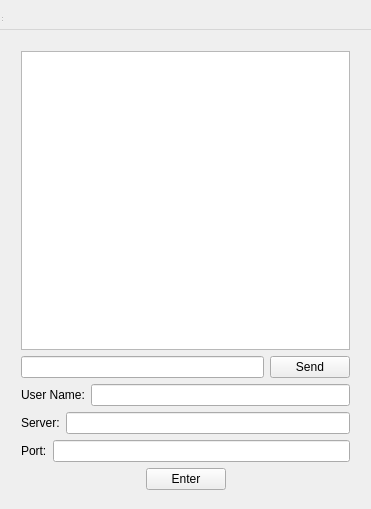
<?xml version="1.0" encoding="UTF-8"?>
<ui version="4.0">
 <class>TcpClient</class>
 <widget class="QWidget" name="TcpClient">
  <property name="geometry">
   <rect>
    <x>0</x>
    <y>0</y>
    <width>371</width>
    <height>509</height>
   </rect>
  </property>
  <property name="windowTitle">
   <string>TcpClient</string>
  </property>
  <widget class="QWidget" name="centralWidget" native="true">
   <property name="geometry">
    <rect>
     <x>0</x>
     <y>0</y>
     <width>491</width>
     <height>551</height>
    </rect>
   </property>
   <widget class="QWidget" name="layoutWidget">
    <property name="geometry">
     <rect>
      <x>10</x>
      <y>40</y>
      <width>351</width>
      <height>461</height>
     </rect>
    </property>
    <layout class="QVBoxLayout" name="verticalLayout">
     <item>
      <widget class="QListWidget" name="ListWidgetContent"/>
     </item>
     <item>
      <layout class="QHBoxLayout" name="horizontalLayout">
       <item>
        <widget class="QLineEdit" name="LineEditSend"/>
       </item>
       <item>
        <widget class="QPushButton" name="PushButtonSend">
         <property name="text">
          <string>Send</string>
         </property>
        </widget>
       </item>
      </layout>
     </item>
     <item>
      <layout class="QHBoxLayout" name="horizontalLayout_2">
       <item>
        <widget class="QLabel" name="label">
         <property name="text">
          <string>User Name:</string>
         </property>
        </widget>
       </item>
       <item>
        <widget class="QLineEdit" name="LineEditUser"/>
       </item>
      </layout>
     </item>
     <item>
      <layout class="QHBoxLayout" name="horizontalLayout_3">
       <item>
        <widget class="QLabel" name="label_2">
         <property name="text">
          <string>Server:</string>
         </property>
        </widget>
       </item>
       <item>
        <widget class="QLineEdit" name="LineEditServerIP"/>
       </item>
      </layout>
     </item>
     <item>
      <layout class="QHBoxLayout" name="horizontalLayout_4">
       <item>
        <widget class="QLabel" name="label_3">
         <property name="text">
          <string>Port:</string>
         </property>
        </widget>
       </item>
       <item>
        <widget class="QLineEdit" name="LineEditPort"/>
       </item>
      </layout>
     </item>
     <item>
      <layout class="QHBoxLayout" name="horizontalLayout_5">
       <item>
        <spacer name="horizontalSpacer">
         <property name="orientation">
          <enum>Qt::Horizontal</enum>
         </property>
         <property name="sizeHint" stdset="0">
          <size>
           <width>40</width>
           <height>20</height>
          </size>
         </property>
        </spacer>
       </item>
       <item>
        <widget class="QPushButton" name="PushButtonEnter">
         <property name="text">
          <string>Enter</string>
         </property>
        </widget>
       </item>
       <item>
        <spacer name="horizontalSpacer_2">
         <property name="orientation">
          <enum>Qt::Horizontal</enum>
         </property>
         <property name="sizeHint" stdset="0">
          <size>
           <width>40</width>
           <height>20</height>
          </size>
         </property>
        </spacer>
       </item>
      </layout>
     </item>
    </layout>
   </widget>
  </widget>
  <widget class="QMenuBar" name="menuBar">
   <property name="geometry">
    <rect>
     <x>0</x>
     <y>0</y>
     <width>494</width>
     <height>30</height>
    </rect>
   </property>
  </widget>
  <widget class="QToolBar" name="mainToolBar">
   <property name="geometry">
    <rect>
     <x>0</x>
     <y>0</y>
     <width>4</width>
     <height>16</height>
    </rect>
   </property>
  </widget>
  <widget class="QStatusBar" name="statusBar">
   <property name="geometry">
    <rect>
     <x>0</x>
     <y>0</y>
     <width>3</width>
     <height>23</height>
    </rect>
   </property>
  </widget>
 </widget>
 <layoutdefault spacing="6" margin="11"/>
 <resources/>
 <connections/>
</ui>
